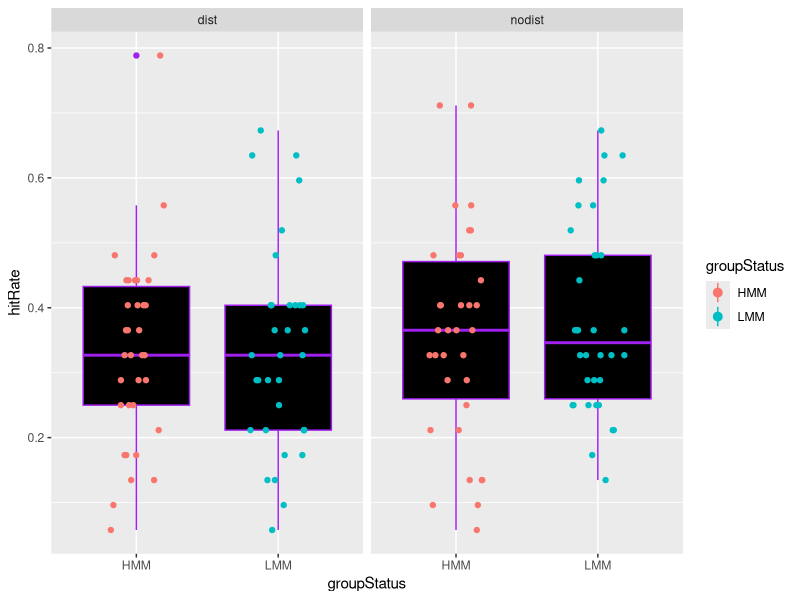
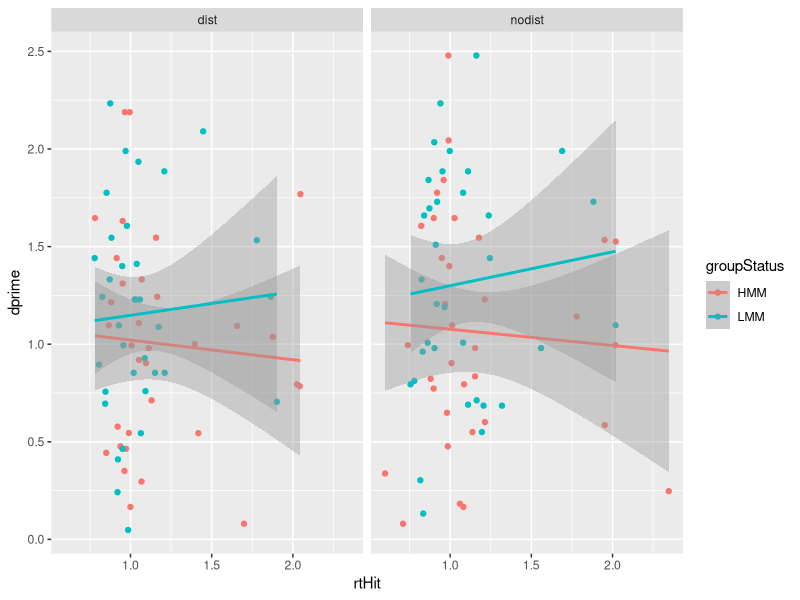

These charts were generated, in order, by the following R code:
## ---- chunk 1
knitr::opts_chunk$set(echo = TRUE)
## ---- chunk 2
df = read.csv("data/uncapher_2016_repeated_measures_dataset.csv")
## ---- chunk 3
library(tidyverse)
## ---- chunk 4
plot = ggplot(data = df, mapping = aes(x = groupStatus, y = hitRate, color = groupStatus))+
  geom_boxplot(color = 'purple', fill = 'black')+
  geom_jitter(height = 0, width = 0.2)+
  stat_summary(fun.data = mean_cl_boot)+
  facet_grid(cols = vars(distPresent))
  
plot
## ---- chunk 5
plot2 = ggplot(data = df, aes(x = rtHit, y = dprime, color = groupStatus))+
  geom_point()+
  geom_smooth(method = lm)+
  facet_grid(cols = vars(distPresent))
  
plot2
